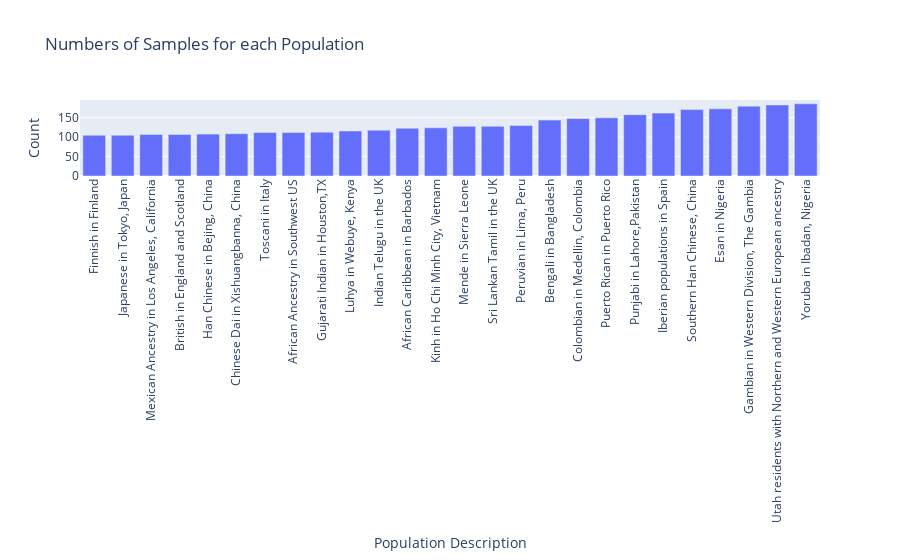

Here is the notebook cell this chart was saved with:
### Code cell
demographic_tabulation = (sample_id_to_pop
    .groupby(by="population_description")
    .agg([
        pl.count().alias("num_samples")
    ])
    .sort("num_samples")
)
demographics_plot = px.bar(x=demographic_tabulation.select("population_description").to_series(), 
                           y=demographic_tabulation.select("num_samples").to_series(),
                           title="Numbers of Samples for each Population",
                           labels={"x": "Population Description",
                                   "y": "Count"})
# https://stackoverflow.com/questions/68400851/how-to-rotate-xtick-label-bar-chart-plotly-express
demographics_plot.update_xaxes(tickangle=270)
demographics_plot.show()
demographics_plot.write_html(file="/home/jpatterson87/for_classes/gnn_for_diabetes/figures/demographics_plot.html")

### Figure 1 — Plotly figure (JSON) as saved in the notebook; plotly's stock layout.template omitted (floating-point values rounded to 4 significant figures)
{"data": [{"alignmentgroup": "True", "hovertemplate": "Population Description=%{x}<br>Count=%{y}<extra></extra>", "legendgroup": "", "marker": {"color": "#636efa", "pattern": {"shape": ""}}, "name": "", "offsetgroup": "", "orientation": "v", "showlegend": false, "textposition": "auto", "type": "bar", "x": ["Finnish in Finland", "Japanese in Tokyo, Japan", "Mexican Ancestry in Los Angeles, California", "British in England and Scotland", "Han Chinese in Bejing, China", "Chinese Dai in Xishuangbanna, China", "Toscani in Italy", "African Ancestry in Southwest US", "Gujarati Indian in Houston,TX", "Luhya in Webuye, Kenya", "Indian Telugu in the UK", "African Caribbean in Barbados", "Kinh in Ho Chi Minh City, Vietnam", "Mende in Sierra Leone", "Sri Lankan Tamil in the UK", "Peruvian in Lima, Peru", "Bengali in Bangladesh", "Colombian in Medellin, Colombia", "Puerto Rican in Puerto Rico", "Punjabi in Lahore,Pakistan", "Iberian populations in Spain", "Southern Han Chinese, China", "Esan in Nigeria", "Gambian in Western Division, The Gambia", "Utah residents with Northern and Western European ancestry", "Yoruba in Ibadan, Nigeria"], "xaxis": "x", "y": [105, 105, 107, 107, 108, 109, 112, 112, 113, 116, 118, 123, 124, 128, 128, 130, 144, 148, 150, 158, 162, 171, 173, 180, 183, 186], "yaxis": "y"}], "layout": {"barmode": "relative", "legend": {"tracegroupgap": 0}, "title": {"text": "Numbers of Samples for each Population"}, "xaxis": {"anchor": "y", "domain": [0, 1], "tickangle": -90, "title": {"text": "Population Description"}}, "yaxis": {"anchor": "x", "domain": [0, 1], "title": {"text": "Count"}}}}
